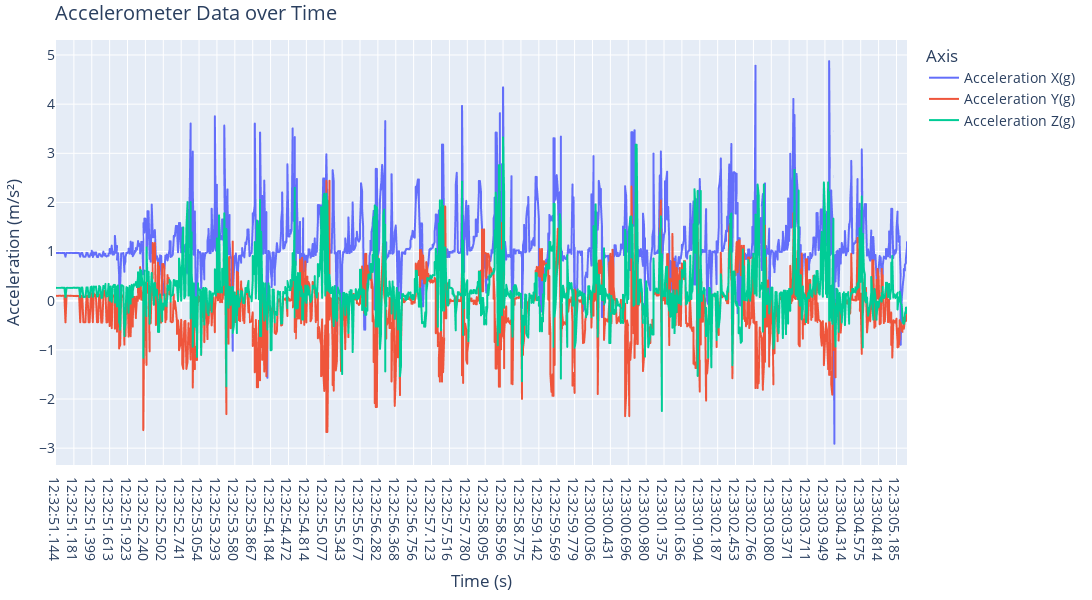

Notebook code cell kept with this figure:
### Code cell
import plotly.express as px
df_melted = df.melt(id_vars='Time', value_vars=['Acceleration X(g)','Acceleration Y(g)','Acceleration Z(g)'], 
                    var_name='Axis', value_name='Acceleration')

# Plot using plotly.express
fig = px.line(df_melted, x='Time', y='Acceleration', color='Axis', 
              title='Accelerometer Data over Time',
              labels={'Acceleration': 'Acceleration (m/s²)', 'Time': 'Time (s)'})

x_range = [0.0,1.0]  # Zoom into the time interval from 0.02s to 0.08s
y_range = [-0.003, 0.005]  # Zoom into the acceleration range from -0.003 to 0.005 m/s²

fig.update_layout(
    width=2000,  # Set width of the plot
    height=600,  # Set height of the plot
    margin=dict(l=40, r=40, t=40, b=40),  # Adjust margins to make the plot clearer
    font=dict(size=14)  # Set font size for better readability
)
""" fig = px.line(acceleration, x="Time", 
              y=['Acceleration X(g)','Acceleration Y(g)','Acceleration Z(g)'], 
              title="Acceleration data over time") """
fig.show()

### Figure 1 — Plotly figure (JSON) as saved in the notebook; plotly's stock layout.template omitted (floating-point values rounded to 4 significant figures; data arrays with more than 128 entries replaced by an {"elided": "..."} marker saying what was removed)
{"data": [{"hovertemplate": "Axis=Acceleration X(g)<br>Time (s)=%{x}<br>Acceleration (m/s²)=%{y}<extra></extra>", "legendgroup": "Acceleration X(g)", "line": {"color": "#636efa", "dash": "solid"}, "marker": {"symbol": "circle"}, "mode": "lines", "name": "Acceleration X(g)", "showlegend": true, "type": "scattergl", "x": {"elided": "2072 str values"}, "xaxis": "x", "y": {"elided": "2072 float values"}, "yaxis": "y"}, {"hovertemplate": "Axis=Acceleration Y(g)<br>Time (s)=%{x}<br>Acceleration (m/s²)=%{y}<extra></extra>", "legendgroup": "Acceleration Y(g)", "line": {"color": "#EF553B", "dash": "solid"}, "marker": {"symbol": "circle"}, "mode": "lines", "name": "Acceleration Y(g)", "showlegend": true, "type": "scattergl", "x": {"elided": "2072 str values"}, "xaxis": "x", "y": {"elided": "2072 float values"}, "yaxis": "y"}, {"hovertemplate": "Axis=Acceleration Z(g)<br>Time (s)=%{x}<br>Acceleration (m/s²)=%{y}<extra></extra>", "legendgroup": "Acceleration Z(g)", "line": {"color": "#00cc96", "dash": "solid"}, "marker": {"symbol": "circle"}, "mode": "lines", "name": "Acceleration Z(g)", "showlegend": true, "type": "scattergl", "x": {"elided": "2072 str values"}, "xaxis": "x", "y": {"elided": "2072 float values"}, "yaxis": "y"}], "layout": {"font": {"size": 14}, "height": 600, "legend": {"title": {"text": "Axis"}, "tracegroupgap": 0}, "margin": {"b": 40, "l": 40, "r": 40, "t": 40}, "title": {"text": "Accelerometer Data over Time"}, "width": 2000, "xaxis": {"anchor": "y", "domain": [0, 1], "title": {"text": "Time (s)"}}, "yaxis": {"anchor": "x", "domain": [0, 1], "title": {"text": "Acceleration (m/s²)"}}}}
